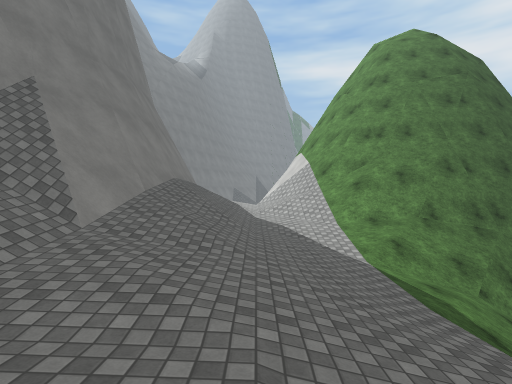
[1] (above)

16 first-person views from a walk through a 3-D level made in the Unity game engine. The camera is 1.4 m above the floor, looks level and sees 80° across. The floor is counted in squares, 2 m on a side. Each view is taken from the middle of a square. On the plan, view 1 faces up. The plan holds only what a view shows up to about 10 squares ahead; the rest is blank. The place goes on beyond the plan. Surface patterns are stand-ins for the level's own textures.

[2]
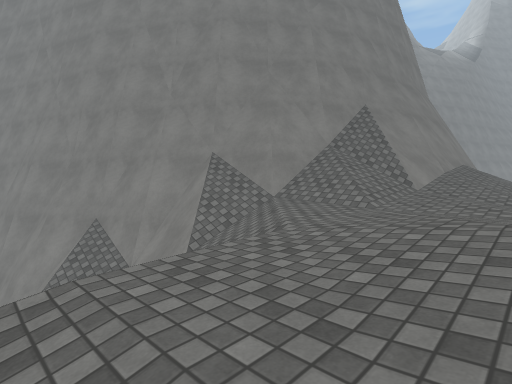

[3]
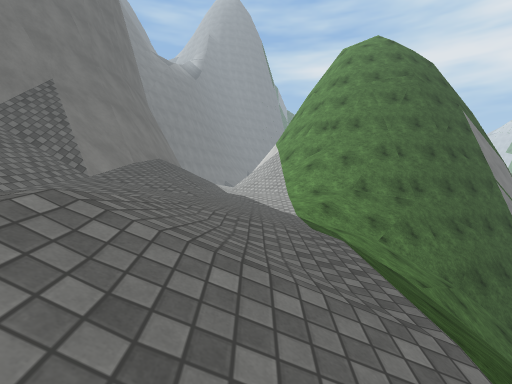

[4]
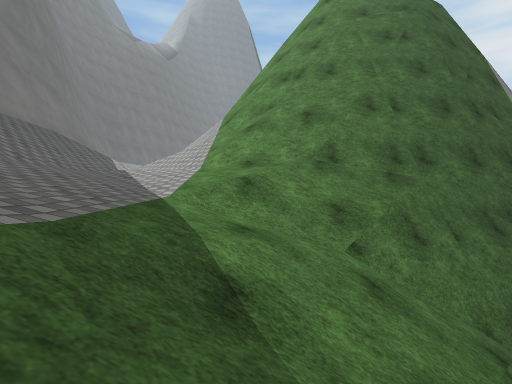

[5]
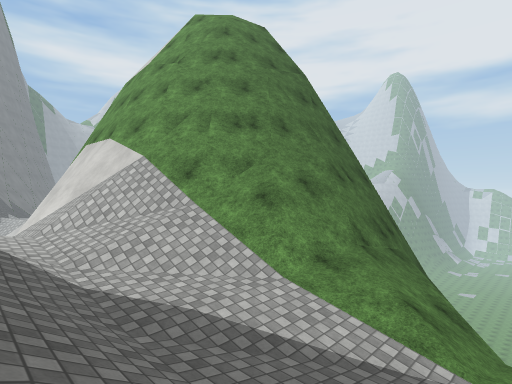

[6]
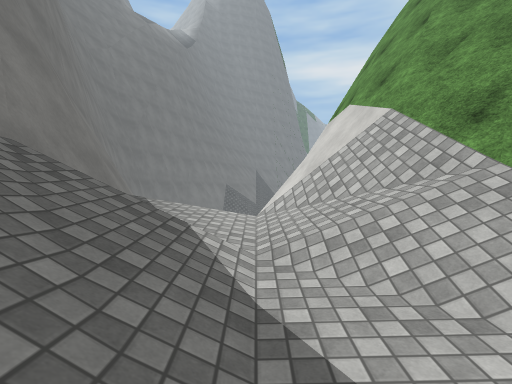

[7]
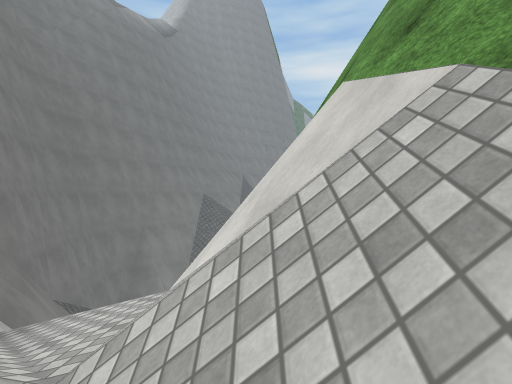

[8]
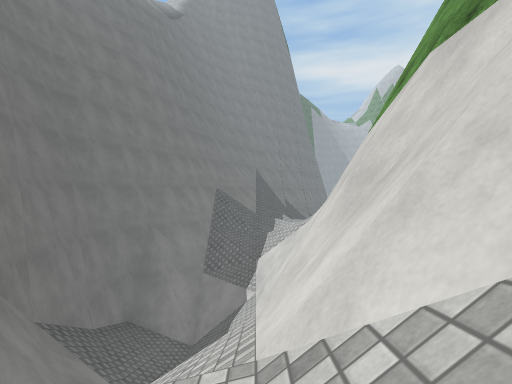

[9]
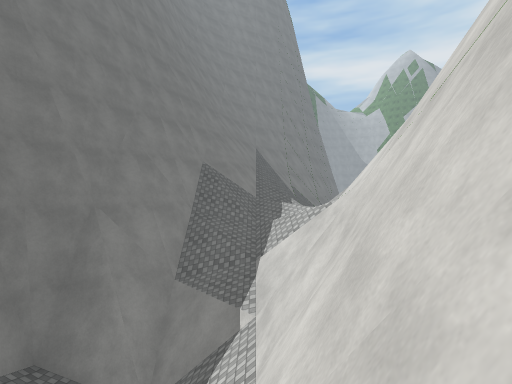

[10]
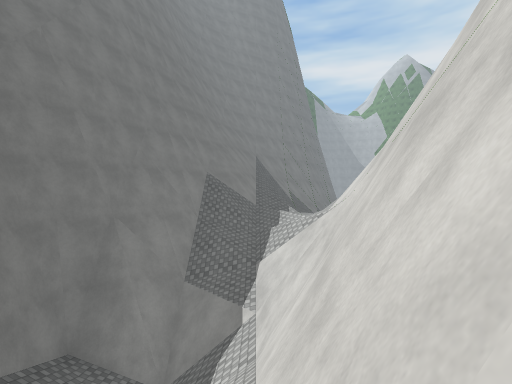

[11]
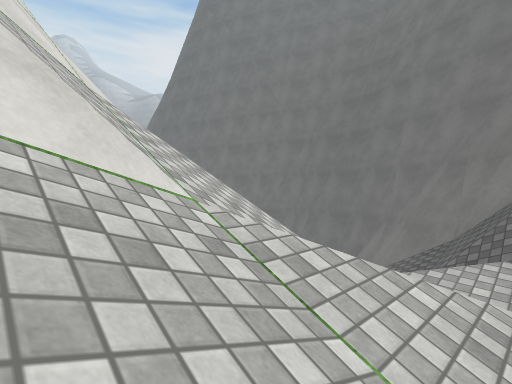

[12]
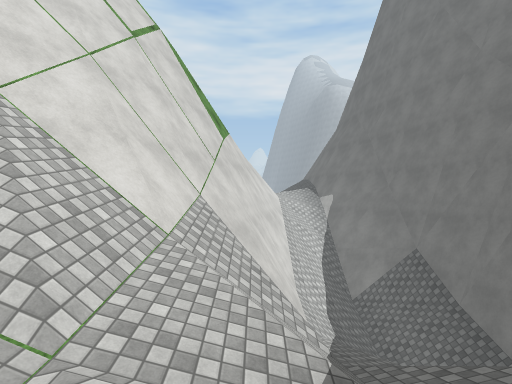

[13]
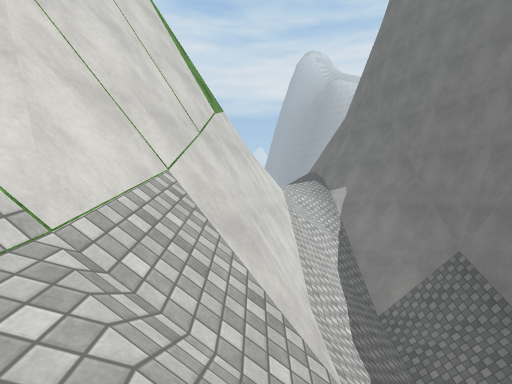

[14]
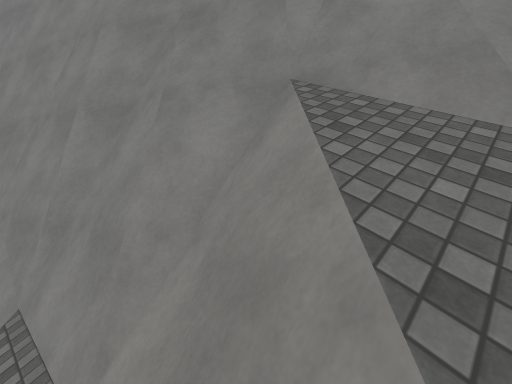

[15]
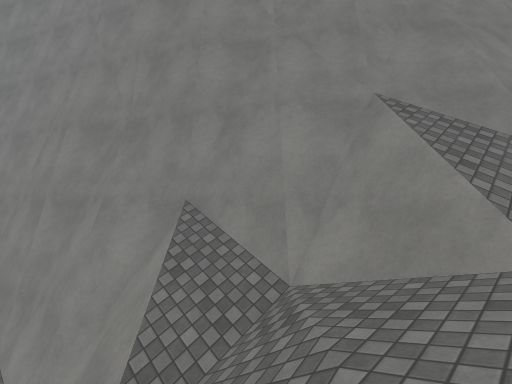

[16]
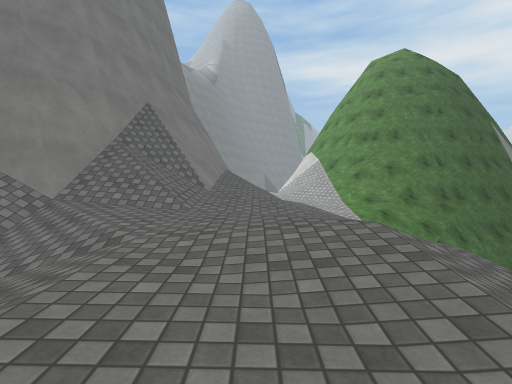

### Floor plan
Key: @ floor where view 1 was taken; # wall or solid block; . main floor; : floor 0.75 m higher than the main floor; - floor 0.75 m lower than the main floor; _ floor 1.5 m lower than the main floor; / step, stairs or slope; = window, fence, low wall or low ledge; v drop or lower ground.
Columns run from 10 left of view 1 to 11 right of it. Each row starts with its distance up from view 1.
 27           /-_///
 26         #///_///
 25         #//////#
 24         #///////
 23        ##////###
 22       ####/#/##
 21       #////###
 20       #////##
 19       #////#
 18       #////#
 17       ##=//#
 16        #=//#
 15        ##//#
 14        ##//#
 13         #./##
 12         #///##
 11         #:.//##    ###
 10         #/.//#######v
  9         #/./////vvvv
  8         #/..///####v
  7         #//...//v##
  6        ##//--//####
  5       ###//-_///=
  4       #/=//-_//#=
  3      ##//..-///
  2     ###//..-///
  1    ##//....////
  0   ####//..@///
 -1  ##/////..///
 -2 ####/// ..//
 -3 #/  / / /-/

Where each view was taken, in squares from view 1:
view 1: 0 up, 0 right, facing up
view 2: 3 down, 0 right, facing up-left
view 3: 2 down, 1 right, facing up
view 4: 2 up, 3 right, facing up
view 5: 5 up, 1 left, facing up-right
view 6: 7 up, 0 right, facing up
view 7: 10 up, 1 right, facing up
view 8: 12 up, 0 right, facing up
view 9: 16 up, 0 right, facing up
view 10: 15 up, 0 right, facing up
view 11: 27 up, 5 right, facing down-left
view 12: 27 up, 1 right, facing down
view 13: 25 up, 1 right, facing down
view 14: 3 down, 6 left, facing up-left
view 15: 3 down, 4 left, facing up-left
view 16: 3 down, 1 left, facing up
